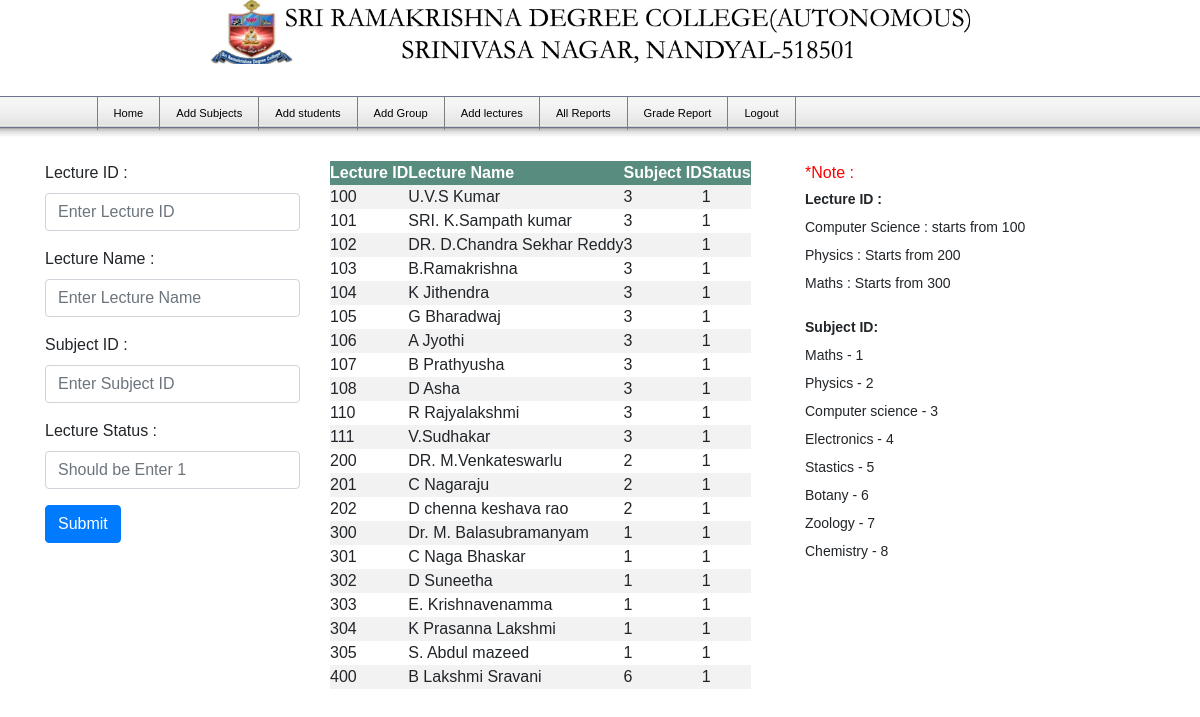
The app's page /admin/add_lecture.php with its own data.
### tables this page shows
CREATE TABLE IF NOT EXISTS `lectures` (
  `lecture_id` int(11) NOT NULL,
  `lecture_name` varchar(255) NOT NULL,
  `group` varchar(100) NOT NULL,
  `subject_deal` varchar(100) NOT NULL,
  `subject_id` int(11) NOT NULL,
  `status` int(11) NOT NULL
);

### admin/add_lecture.php (the view, shortened to what this page needs)
<?php
include 'header1.php';
?>
<div class="container">
    <div class="row">
        <div class="col-md-12">
            <div class="well well-sm">
                <form action="lectures_db.php" method="post" name="lectures">
                <div class="row">
                    <div class="col-md-3">
                        <div class="form-group"><br>
                            <label for="name">
                                Lecture ID :</label>
                            <input type="text" class="form-control" id="lecture_id" name="lecture_id" placeholder="Enter Lecture ID" required="required" />
                        </div>
						<div class="form-group">
                            <label for="mobile">
                                Lecture Name :</label>
                            <div class="input-group">
                                <input type="text" class="form-control" id="lecture_name" name="lecture_name" placeholder="Enter Lecture Name" required="required" maxlength="100"/></div>
                        </div>
						<div class="form-group">
                            <label for="mobile">
                                Subject ID :</label>
                            <div class="input-group">
                                <input type="text" class="form-control" id="subject_id" name="subject_id" placeholder="Enter Subject ID" required="required" maxlength="10"/></div>
                        </div>
                        <div class="form-group">
                            <label for="email">
                                Lecture Status :</label>
                            <div class="input-group">
                                <input type="text" class="form-control" id="status" name="status" placeholder="Should be Enter 1" required="required" /></div>
                        </div>
                         <button type="submit" class="btn btn-primary pull-right" id="btnContactUs">
                            Submit</button>
                    </div>
                    <div class="col-md-5">
                        <div class="form-group"><br>
                           <table>
<tr>
<th>Lecture ID</th>
<th>Lecture Name</th>
<th>Subject ID</th>
<th>Status</th>
</tr>
<?php
$conn = mysqli_connect("localhost","root","","srdcform");
$sql = "SELECT lecture_id, lecture_name, subject_id, status from lectures";
$result=$conn->query($sql);
if($result->num_rows>0){
while ($row=$result->fetch_assoc()) {
echo "<tr><td>".$row["lecture_id"]."</td><td>".$row["lecture_name"]."</td><td>".$row["subject_id"]."</td><td>".$row["status"]."</td></tr>";
}
echo "</table>";
}
else {
echo "0 result";
}
?>
                        </div>
                    </div>
                    <div class="col-md-3">
                       <br> <form>
					   <font color="red">*Note :</font>
					   <p><strong>Lecture ID :</strong><br>
					   Computer Science : starts from 100<br>
					   Physics : Starts from 200<br>
					   Maths : Starts from 300</p>
					   <p>
					   <strong>Subject ID:</strong>
					   <br>
					   Maths - 1<br>
					   Physics - 2<br>
					   Computer science - 3<br>
					   Electronics - 4<br>
					   Stastics - 5<br>
					   Botany - 6<br>
					   Zoology - 7<br>
					   Chemistry - 8<br>
					   </p>
            </form>
                    </div>
                </div>
                </form>
            </div>
        </div>

### admin/layout.css (style rules this page uses)
* { margin:0; padding:0;font-family:Arial, Helvetica, sans-serif }
body { margin: 0px; background-image: url(images/menuback.jpg); background-repeat: repeat-x; font-size:1em }
p { text-align:justify; font-size:14px; font-family:Arial, Helvetica, sans-serif; line-height:28px; }

### admin/add_lecture.php (style rules this page uses)
th { background-color: #588c7e; color:white; }
tr:nth-child(even) { background-color:#f2f2f2; }

### records on screen
lectures: lecture_id "100", lecture_name "U.V.S Kumar", subject "3", status "1"
lectures: lecture_id "101", lecture_name "SRI. K.Sampath kumar", subject "3", status "1"
lectures: lecture_id "102", lecture_name "DR. D.Chandra Sekhar Reddy", subject "3", status "1"
lectures: lecture_id "103", lecture_name "B.Ramakrishna", subject "3", status "1"
lectures: lecture_id "104", lecture_name "K Jithendra", subject "3", status "1"
lectures: lecture_id "105", lecture_name "G Bharadwaj", subject "3", status "1"
lectures: lecture_id "106", lecture_name "A Jyothi", subject "3", status "1"
lectures: lecture_id "107", lecture_name "B Prathyusha", subject "3", status "1"
lectures: lecture_id "108", lecture_name "D Asha", subject "3", status "1"
lectures: lecture_id "110", lecture_name "R Rajyalakshmi", subject "3", status "1"
lectures: lecture_id "111", lecture_name "V.Sudhakar", subject "3", status "1"
lectures: lecture_id "200", lecture_name "DR. M.Venkateswarlu", subject "2", status "1"
lectures: lecture_id "201", lecture_name "C Nagaraju", subject "2", status "1"
lectures: lecture_id "202", lecture_name "D chenna keshava rao", subject "2", status "1"
lectures: lecture_id "300", lecture_name "Dr. M. Balasubramanyam", subject "1", status "1"
lectures: lecture_id "301", lecture_name "C Naga Bhaskar", subject "1", status "1"
lectures: lecture_id "302", lecture_name "D Suneetha", subject "1", status "1"
lectures: lecture_id "303", lecture_name "E. Krishnavenamma", subject "1", status "1"
lectures: lecture_id "304", lecture_name "K Prasanna Lakshmi", subject "1", status "1"
lectures: lecture_id "305", lecture_name "S. Abdul mazeed", subject "1", status "1"
lectures: lecture_id "400", lecture_name "B Lakshmi Sravani", subject "6", status "1"
